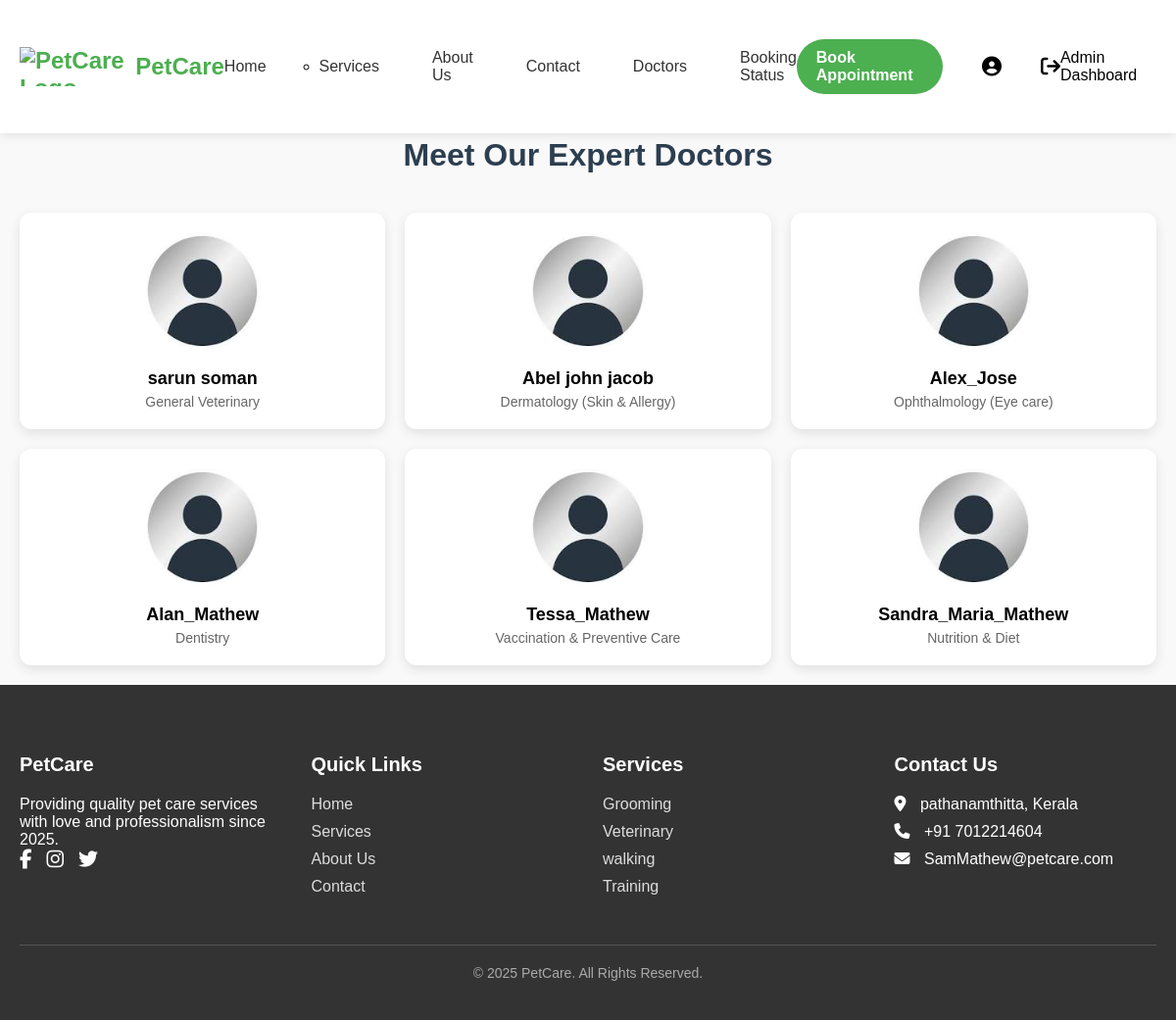
/one/doc (signed in), run on the app's committed database.
### petcare/models.py (models this page shows, shortened)
class Doctor(models.Model):
    name = models.CharField(max_length=100)
    specialization = models.CharField(max_length=100)
    image = models.ImageField(upload_to='doctors/')  # image support

### petcare/views.py (the view)
# urls.py: path('doc',doctor,name='doct'),
@login_required
def doctor(request):
    doctors = Doctor.objects.all()
    return render(request, 'doctor.html', {'doctors': doctors})

### templates/doctor.html
{% extends 'base.html' %}
{% load static %}
{% block content %}
<link rel="stylesheet" href="{% static 'css/doctor.css' %}">
<div class="container">
    <h1 class="page-title">Meet Our Expert Doctors</h1>
    <div class="doctor-list">
        {% for doctor in doctors %}
        <div class="doctor-card">
            <img src="{{ doctor.image.url }}" alt="{{ doctor.name }}" class="doctor-img">
            <div class="doctor-name">{{ doctor.name }}</div>
            <div class="specialization">{{ doctor.specialization }}</div>
        </div>
        {% empty %}
        <p class="text-center">No doctors available.</p>
        {% endfor %}
    </div>
</div>
{% endblock %}

### static/css/header.css (style rules this page uses)
* { margin: 0; padding: 0; box-sizing: border-box; }
body { font-family: Arial, sans-serif; padding-top: 80px; background: #f9f9f9; }
.container { max-width: 1200px; margin: 0 auto; padding: 0 20px; }

### static/css/doctor.css (style rules this page uses)
.container { max-width: 1200px; margin: 0 auto; padding: 20px; }
.doctor-list { display: grid; grid-template-columns: repeat(3, 1fr); gap: 20px; }
.doctor-card { background: #ffffff; padding: 20px; border-radius: 12px; text-align: center; box-shadow: 0 4px 12px rgba(0, 0, 0, 0.1); transition: transform 0.2s ease; }
.doctor-img { width: 120px; height: 120px; object-fit: cover; border-radius: 50%; margin-bottom: 15px; }
.doctor-name { font-size: 18px; font-weight: bold; margin-bottom: 5px; }
.specialization { font-size: 14px; color: #666; }
.page-title { font-size: 32px; font-weight: bold; text-align: center; margin: 40px 0; color: #2c3e50; }

### data on the page
Doctor: image (picture), name "sarun soman", specialization "General Veterinary"
Doctor: image (picture), name "Abel john jacob", specialization "Dermatology (Skin & Allergy)"
Doctor: image (picture), name "Alex_Jose", specialization "Ophthalmology (Eye care)"
Doctor: image (picture), name "Alan_Mathew", specialization "Dentistry"
Doctor: image (picture), name "Tessa_Mathew", specialization "Vaccination & Preventive Care"
Doctor: image (picture), name "Sandra_Maria_Mathew", specialization "Nutrition & Diet"
